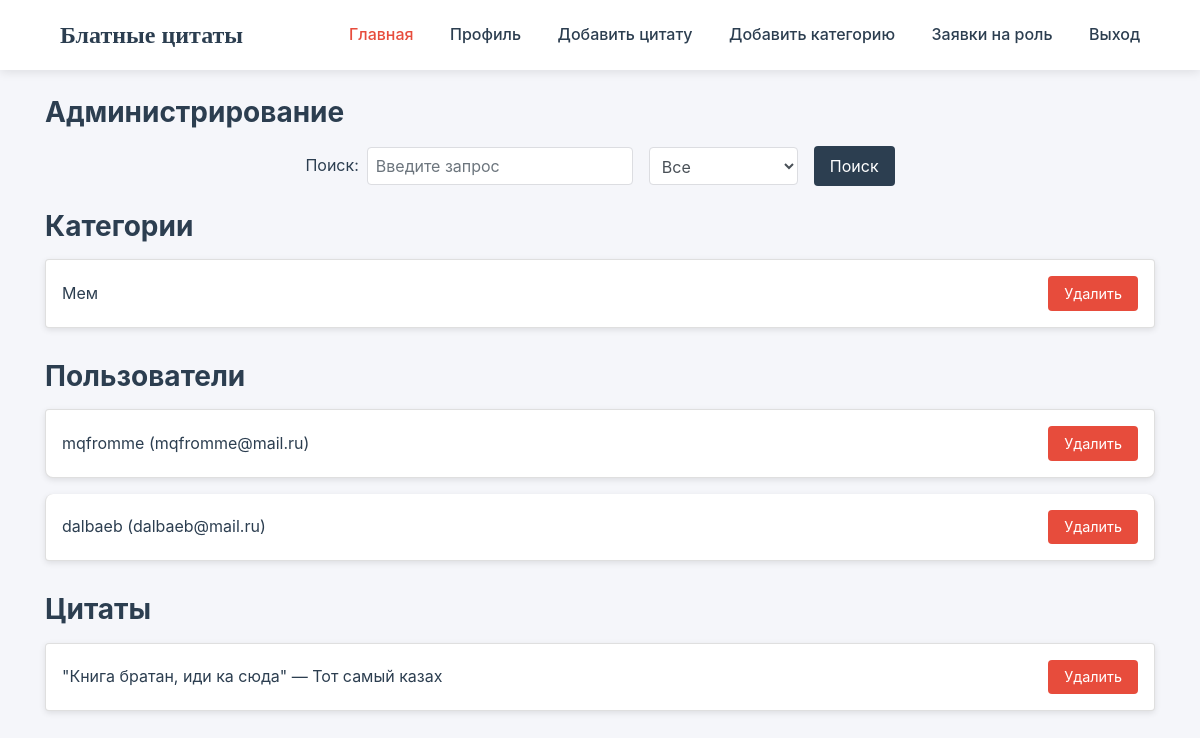
The page /admin (signed in) on the database its author committed.
### app.py (models this page shows)
class Category(db.Model):
    __tablename__ = 'categories'
    id = db.Column(db.Integer, primary_key=True)
    name = db.Column(db.String(100), nullable=False)
    quotes_list = db.relationship('Quote', back_populates='category')

class User(UserMixin, db.Model):
    id = db.Column(db.Integer, primary_key=True)
    username = db.Column(db.String(100), nullable=False, unique=True)
    email = db.Column(db.String(150), nullable=False, unique=True)
    password = db.Column(db.String(200), nullable=False)
    role = db.Column(db.String(20), default='user')
    date_registered = db.Column(db.DateTime, default=datetime.utcnow)
    liked_quotes = db.relationship('UserLikes', back_populates='user_like', lazy='dynamic')

class Quote(db.Model):
    id = db.Column(db.Integer, primary_key=True)
    text = db.Column(db.Text, nullable=False)
    author = db.Column(db.String(100), nullable=False)
    likes = db.Column(db.Integer, default=0)
    views = db.Column(db.Integer, default=0)
    user_id = db.Column(db.Integer, db.ForeignKey('user.id'))
    category_id = db.Column(db.Integer, db.ForeignKey('categories.id'), nullable=False)
    category = db.relationship('Category', back_populates='quotes_list')
    user_likes = db.relationship('UserLikes', back_populates='quote')

### app.py (the view, shortened to what this page needs)
@app.route('/admin', methods=['GET', 'POST'])
@admin_required
def admin():
    categories = Category.query.all()
    users = User.query.all()
    quotes = Quote.query.all()
    query = request.args.get('query', '')
    search_type = request.args.get('search_type', 'all')
    return render_template(
        'admin.html',
        categories=categories,
        users=users,
        quotes=quotes,
        query=query,
        search_type=search_type
    )

### app.py (called while the page is built)
@login_manager.user_loader
def load_user(user_id):
    return User.query.get(int(user_id))

def admin_required(f):
    @wraps(f)
    def decorated_function(*args, **kwargs):
        if not current_user.is_authenticated or current_user.role != 'admin':
            flash('Доступ запрещён. Требуется роль администратора.', 'danger')
            return redirect(url_for('login'))
        return f(*args, **kwargs)
    return decorated_function

### templates/admin.html (shortened to what this page needs)
<!DOCTYPE html>
<html lang="ru">
<head>
    <link rel="stylesheet" href="https://stackpath.bootstrapcdn.com/bootstrap/4.5.2/css/bootstrap.min.css">
    <link rel="stylesheet" href="{{ url_for('static', filename='admin.css') }}">
</head>
<body>
    <header>
        <nav class="navbar">
            <div class="logo">Блатные цитаты</div>
            <div class="nav-links">
                <a href="{{ url_for('home') }}" class="active">Главная</a>
                <a href="{{ url_for('profile') }}">Профиль</a>
                {% if session.get('user_role') == 'admin' %}
                <a href="{{ url_for('add_quote') }}">Добавить цитату</a>
                <a href="{{ url_for('add_category') }}">Добавить категорию</a>
                <a href="{{ url_for('role_requests') }}">Заявки на роль</a>
                {% endif %}
                <a href="{{ url_for('logout') }}">Выход</a>
            </div>
        </nav>
    </header>
    <div class="container mt-5 pt-5">
        <h1>Администрирование</h1>
        <form method="GET" class="form-inline mb-4 justify-content-center">
            <div class="form-group mr-3">
                <label for="search_query" class="mr-2">Поиск:</label>
                <input type="text" id="search_query" name="query" class="form-control" value="{{ query }}" placeholder="Введите запрос">
            </div>
            <div class="form-group mr-3">
                <select name="search_type" class="form-control">
                    <option value="all" {% if search_type == 'all' %}selected{% endif %}>Все</option>
                </select>
            </div>
            <button type="submit" class="btn btn-primary">Поиск</button>
        </form>
        <h2>Категории</h2>
        <div class="list-group mb-3">
            {% for category in categories %}
            <div class="list-group-item d-flex justify-content-between align-items-center">
                <span>{{ category.name }}</span>
                <form action="{{ url_for('delete_category', category_id=category.id) }}" method="POST" onsubmit="return confirm('Вы уверены, что хотите удалить эту категорию?')">
                    <button type="submit" class="btn btn-danger btn-sm">Удалить</button>
                </form>
            </div>
            {% endfor %}
        </div>
        <h2>Пользователи</h2>
        <div class="list-group mb-3">
            {% for user in users %}
            <div class="list-group-item d-flex justify-content-between align-items-center">
                <span>{{ user.username }} ({{ user.email }})</span>
                <form action="{{ url_for('delete_user', user_id=user.id) }}" method="POST" onsubmit="return confirm('Вы уверены, что хотите удалить этого пользователя?')">
                    <button type="submit" class="btn btn-danger btn-sm">Удалить</button>
                </form>
            </div>
            {% endfor %}
        </div>
        <h2>Цитаты</h2>
        <div class="list-group mb-3">
            {% for quote in quotes %}
            <div class="list-group-item d-flex justify-content-between align-items-center">
                <span>"{{ quote.text }}" — {{ quote.author }}</span>
                <form action="{{ url_for('delete_quote', quote_id=quote.id) }}" method="POST" onsubmit="return confirm('Вы уверены, что хотите удалить эту цитату?')">
                    <button type="submit" class="btn btn-danger btn-sm">Удалить</button>
                </form>
            </div>
            {% endfor %}
        </div>
    </div>
</body>
</html>

### static/admin.css (style rules this page uses)
:root { --primary-color: #2c3e50; --accent-color: #e74c3c; --text-color: #2c3e50; --background-color: #f5f6fa; --card-background: #ffffff; --border-color: #dcdde1; }
* { margin: 0; padding: 0; box-sizing: border-box; }
body { font-family: 'Inter', sans-serif; background-color: var(--background-color); color: var(--text-color); line-height: 1.6; }
.navbar { background-color: var(--card-background); padding: 1rem 5%; display: flex; justify-content: space-between; align-items: center; box-shadow: 0 2px 10px rgba(0, 0, 0, 0.1); position: fixed; width: 100%; top: 0; z-index: 1000; }
.logo { font-family: 'Playfair Display', serif; font-size: 1.5rem; font-weight: 700; color: var(--primary-color); }
.nav-links a { color: var(--text-color); text-decoration: none; margin-left: 2rem; font-weight: 500; transition: color 0.3s ease; }
.nav-links a:hover, .nav-links a.active { color: var(--accent-color); }
.container { margin-top: 80px; }
h1, h2 { color: var(--primary-color); font-size: 1.75rem; margin-bottom: 1rem; font-weight: 700; }
.form-inline { justify-content: center; margin-bottom: 2rem; }
.form-group { margin-right: 1rem; }
.form-control { padding: 0.5rem; font-size: 1rem; border: 1px solid var(--border-color); border-radius: 4px; }
.btn-primary { background-color: var(--primary-color); border: none; color: white; padding: 0.5rem 1rem; font-size: 1rem; border-radius: 4px; transition: background-color 0.3s ease; }
.list-group { padding: 0; margin: 0; }
.list-group-item { padding: 1rem; border-radius: 8px; background-color: var(--card-background); margin-bottom: 1rem; box-shadow: 0 2px 6px rgba(0, 0, 0, 0.1); transition: transform 0.3s ease; }
.list-group-item span { font-size: 1rem; color: var(--primary-color); }
.list-group-item form { display: inline-block; }
.btn-sm { padding: 5px 10px; font-size: 0.9rem; }
.btn-danger { background-color: var(--accent-color); border: none; color: white; padding: 0.4rem 1rem; font-size: 0.9rem; border-radius: 4px; transition: background-color 0.3s ease; }

### rows shown on the page
Category: name "Мем"
User: username "mqfromme", email "mqfromme@mail.ru"
User: username "dalbaeb", email "dalbaeb@mail.ru"
Quote: text "Книга братан, иди ка сюда", author "Тот самый казах"
